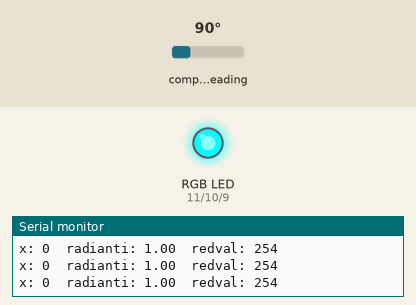
This sketch was run on a simulated Arduino Uno, built with avr-gcc and run on an emulated ATmega328P. Shown: an RGB LED mixed from three pins (HIGH = lit), the last lines printed to the serial monitor. Wiring (inferred from the names in the program): HMC5883L compass at I2C address 0x1E. The inputs (shaded band) are chosen by the test bench; at power-on: compass heading 90°.

Above: at 1.2 s.
1.3 s: compass heading set to 7°
At 2.2 s:
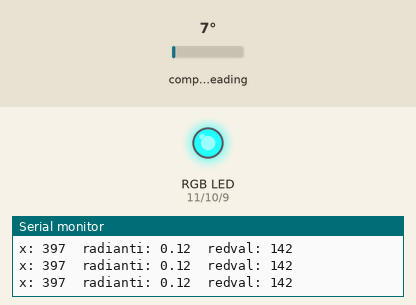
2.8 s: compass heading set to 269°
At 3.3 s:
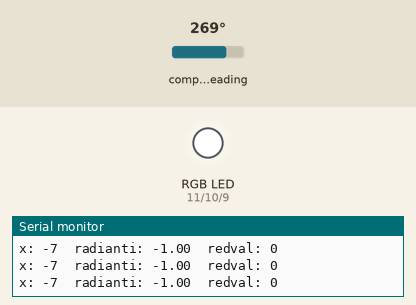
Timing chart, 0 to 5.8 s (numbered marks = the images above; inputs shaded):
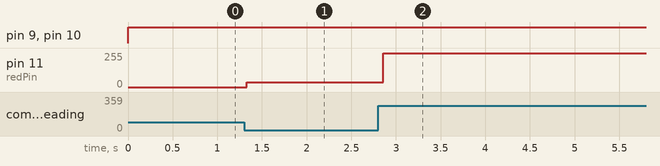

The sketch:

rgb_states.ino
```cpp
// (licence header left out)
#include <Wire.h> //I2C Arduino Library
#include <common.h> //Libreria comune

#define address 0x1E //0011110b, I2C 7bit address of HMC5883

const byte redPin      = 11;   // 2v a 20ma: che resistenza dovro usare?
const byte greenPin    = 10;   // 3.5v a 20ma: che resistenza dovro usare?
const byte bluePin     = 9;    // 3.5v a 20ma: che resistenza dovro usare?
byte xval ;
void setup() {
  //Initialize Serial and I2C communications
  Serial.begin(9600);
  Wire.begin();

  //Put the HMC5883 IC into the correct operating mode
  Wire.beginTransmission(address); //open communication with HMC5883
  Wire.write(0x00); //select mode Measurement Configuration Bits
  Wire.write(0x70); // 8 -average, 15 Hz default, normal measuremen
  Wire.write(0x02); //select mode register
  Wire.write(0x00); //continuous measurement mode
  Wire.endTransmission();

  // Cambiare la modalita' di lavoro in Single-Measurement Mode
  // e farlo leggere ogni ~20ms / 3hz di lettura
  // Default 15hz = 4ms ; 67ms consigliati
  // Tra una lettura e l'altra va' in standby

  pinMode(redPin, OUTPUT);
  pinMode(greenPin, OUTPUT);
  pinMode(bluePin, OUTPUT);
}

void loop() {

  int x, y, z ; //triple axis data

  //Tell the HMC5883 where to begin reading data
  Wire.beginTransmission(address);
  Wire.write(0x03); //select register 3, X MSB register
  Wire.endTransmission();


  //Read data from each axis, 2 registers per axis
  Wire.requestFrom(address, 6);
  if (6 <= Wire.available()) {
    x = Wire.read() << 8; //X msb
    x |= Wire.read(); //X lsb
    z = Wire.read() << 8; //Z msb
    z |= Wire.read(); //Z lsb
    y = Wire.read() << 8; //Y msb
    y |= Wire.read(); //Y lsb
  }
  float radianti = atan2(x, y)  ;
  if (radianti < 0) {// Se y e'antiorario il segno e' inverso
    radianti += 2 * PI ; // inverte il segno
  }

   float gradi = radianti * 180 / PI; // Conversione in gradi
 gradi += 2.56 ; // Correzione per la declinazione magnetica locale
 // Modena dovrebbe essere a +2° 34' positivi EST

 // LED
  //xval = cos(map(radianti, 0, 2 * PI, 0, 255));
  xval = 127 + 127*(cos(radianti));
  analogWrite(redPin, lum(255 - xval)); // Common anodo
  analogWrite(bluePin, 255);
  analogWrite(greenPin, 255);


  //Print out values of each axis
  Serial.print("x: ");
  Serial.print(x);
  Serial.print("  radianti: ");
  Serial.print(cos(radianti));
  Serial.print("  redval: ");
  Serial.println(xval);

  delay(100);

}
```

Measured:
- after the input at 1.3 s, pin 11 (redPin): 0/255 → 35/255 at once
- after the input at 2.8 s, pin 11 (redPin): 35/255 → 255/255 after 0.06 s
